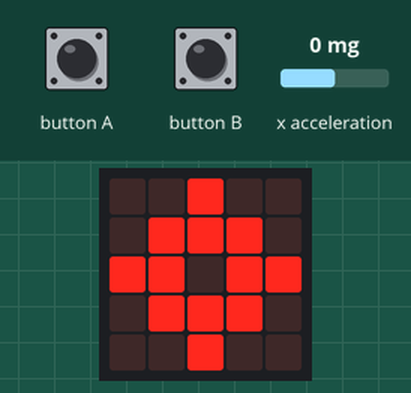
Recording of a program running on a simulated BBC micro:bit running MicroPython. Shown: the board's 5×5 LED display. The inputs (shaded band) are chosen by the test bench; at power-on: x acceleration 0 mg.

Above: at 1.2 s.
1.3 s: button A pressed for 0.15 s
At 2.3 s:
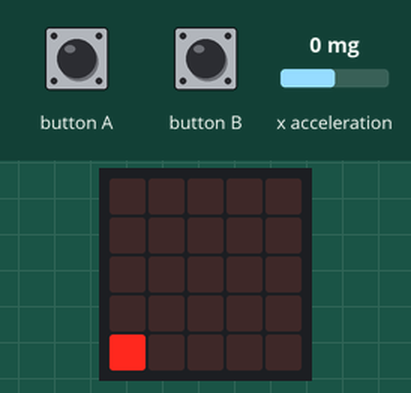
4.4 s: x acceleration set to 94 mg
5.9 s: x acceleration set to 111 mg
At 6.7 s:
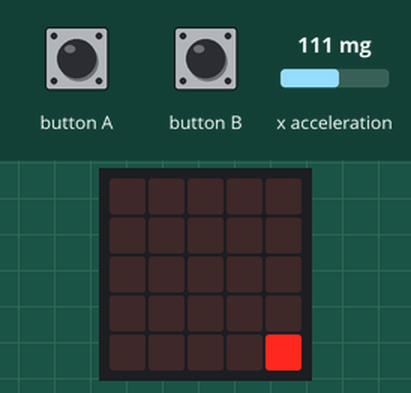
7.7 s: button A pressed for 1 s
At 7.9 s:
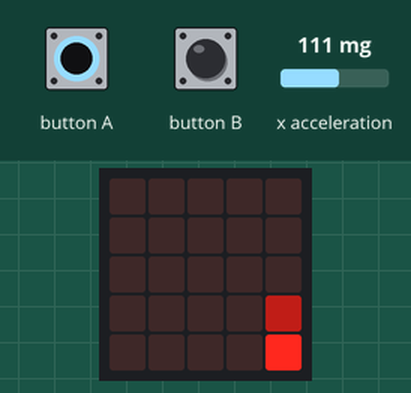
10.2 s: x acceleration set to -1440 mg
At 10.34 s:
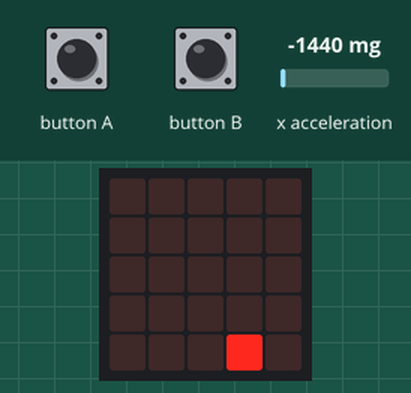
13.2 s: button A pressed for 0.15 s
At 13.4 s:
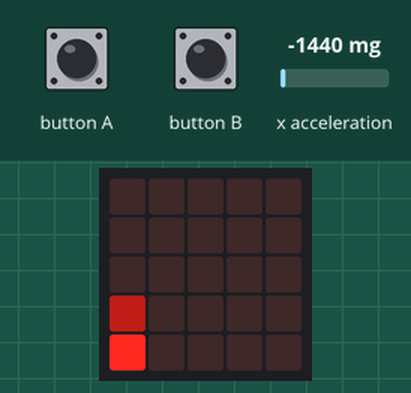
Timing chart, 0 to 14.9 s (numbered marks = the images above; inputs shaded):
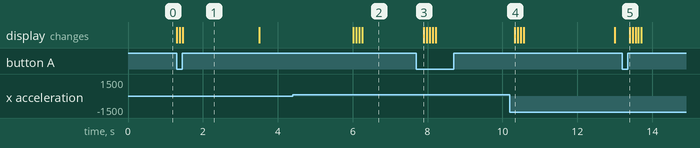

The program:

04_rockets.py
```python
from microbit import *

GAME_SPEED = 75
MAX_ROCKETS = 5

class Game:

    def __init__(self):
        self.ship_position = 2
        self.rockets = []

    def player_input(self):
        # ship movement
        acceleration = accelerometer.get_x()
        if acceleration < 100:
            if self.ship_position > 0:
                self.ship_position -= 1
        if acceleration > 100:
            if self.ship_position < 4:
                self.ship_position += 1
        # fire rockets
        if button_a.was_pressed():
            if len(self.rockets) <= MAX_ROCKETS:
                self.rockets.append([self.ship_position,4])

    def motion(self):
        rockets = []
        for index in range(len(self.rockets)):
            # if a rocket is still active
            if self.rockets[index][1] > 0:
                # move the rocket
                self.rockets[index][1] -= 1
                rockets.append(self.rockets[index])
        self.rockets = rockets


    def draw(self):
        display.clear()

        # draw player rockets
        for rocket in self.rockets:
            display.set_pixel(rocket[0],rocket[1],3)

        # draw player ship
        display.set_pixel(self.ship_position, 4, 9)

while True:

    display.show(Image.TARGET)
    # Wait for either button to be pressed.
    while not (button_a.was_pressed() or button_b.was_pressed()):
        sleep(1)

    game = Game() # Create our game object.

    while True:
        game.draw()
        game.motion()
        game.player_input()
        sleep(GAME_SPEED)
```

Measured:
- the behaviour switches between 100 and 101 mg on x acceleration (found by bisection; images 1 and 2)
- after the input at 1.3 s, the display: first changes at once (image 1 shows a later state)
- after the input at 4.4 s, every drawn part: stays the same
- after the input at 5.9 s, the display: first changes after 0.11 s (image 2 shows a later state)
- after the input at 7.7 s, the display: changes after 0.20 s (image 3)
- after the input at 10.2 s, the display: changes after 0.13 s (image 4)
- after the input at 13.2 s, the display: changes after 0.20 s (image 5)
- what the display in image 1 shows lasts 2.0 s, from 1.5 s to 3.5 s
